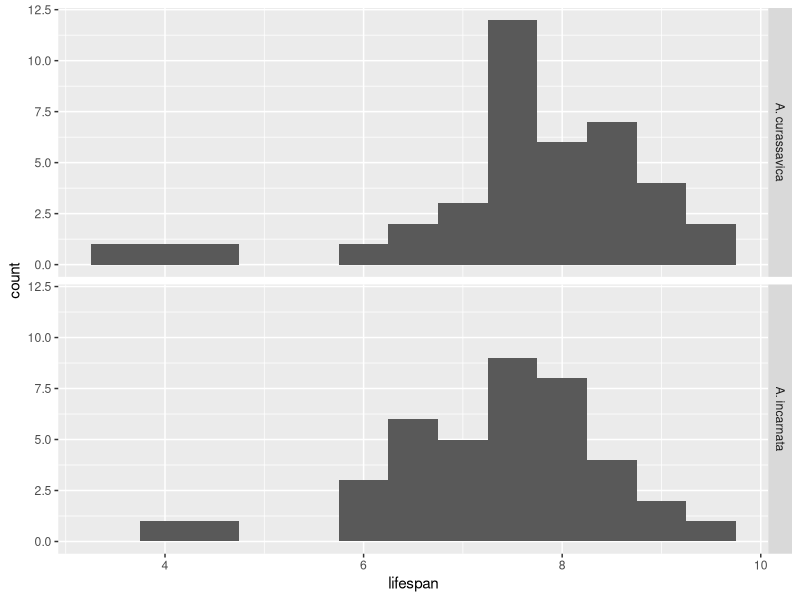
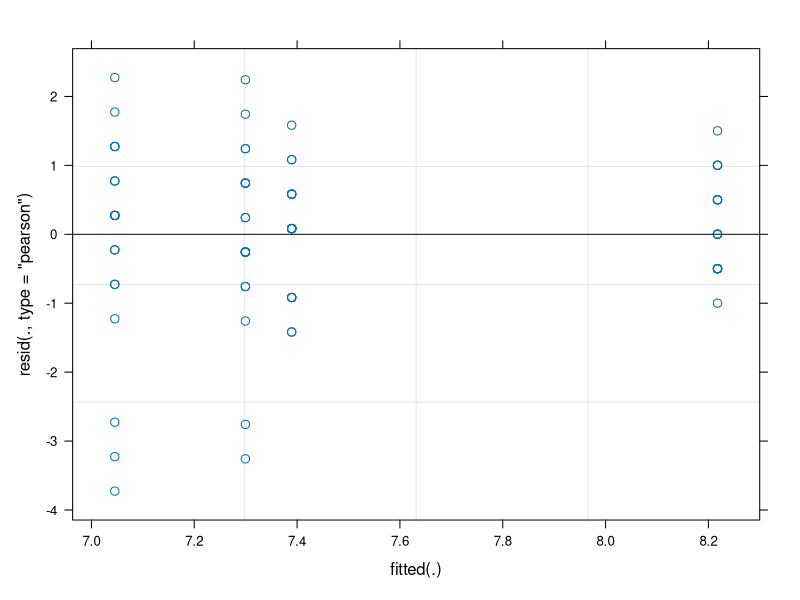
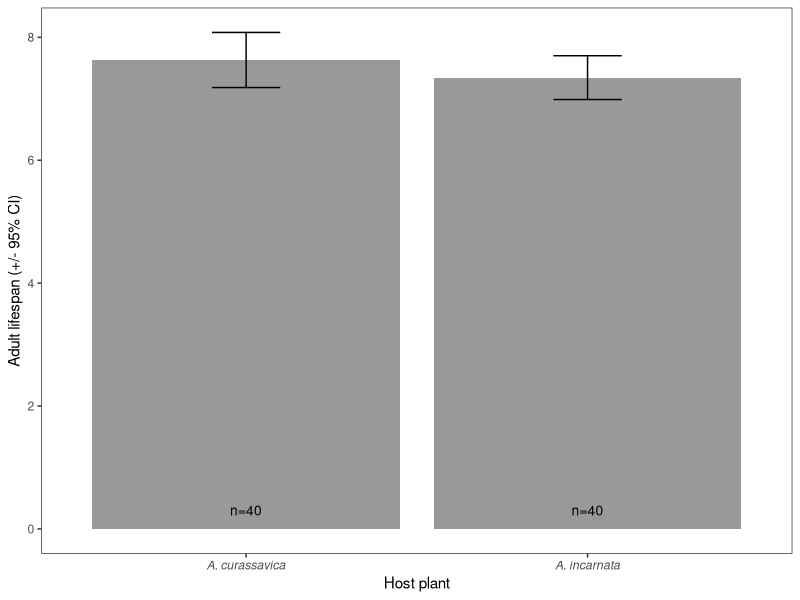

Write the R code that produced these figures, in order. (Note: this script raises an error after producing the figures.)
#### NOTE: This is a small and edited snippet of the analysis conducted for 
# Stenoien et al 2019 (Arthropod-Plant Interactions).
# It's purpose is to demonstrate linear mixed effects modeling and 
# generalized linear mixed effects modeling for the MPCA Tidy Tuesday group. 
# Demo on 2020-07-14.

#load packages
library(ggplot2)
library(lme4)
library(doBy)


#set working directory
setwd("H:/R TidyTues 20200714 mixed effects models pteromalus")

##### ##### ##### ##### ##### ##### ##### ##### ##### ##### 
##### Linear Mixed Effects Model
# Question: does the rearing environment (monarch reared on different plants) 
# of parasitoids affect their adult lifespan?

# lifespan 
lifespan<-read.csv(file="pc_lifespan.csv", header=TRUE)
str(lifespan)

#check response variable. I'd say it looks close enough to normal for this example.
ggplot(lifespan, aes(x=lifespan))+
  geom_histogram(binwidth = 0.5)+
  facet_grid(host.plant~.)


# WRONG MODEL: basic lm doesnt account for shared genetics and environments within broods
summary(lm<-lm(lifespan~host.plant, data=lifespan))

# WRONG MODEL: poisson requires integer response variable
summary(glm<-glm(lifespan~host.plant, data=lifespan, family="poisson"))

#Right(ish) model: mixed effect accounting for host identity
summary(lm_ls<-lmer(lifespan~host.plant + (1|host.ID), data=lifespan))
plot(lm_ls) # not great, but reviewers didn't complain. Perhaps consider dropping short surviving outliers?


#Note: The calculation of P-values for mixed effects models is a highly controversial topic
#Packages exist that will give p-values, but I recommend understanding the arguments on both sides
#before proceeding with p-values. Here is an example of how to get them:

library(lmerTest)
summary(lm_ls)


#########  Generate table of summary stats with confidence intervals:##########
## This function Summarizes data. 
## from: http://www.cookbook-r.com/Manipulating_data/Summarizing_data/
#  more extensions and applications can be found there
## Gives count, mean, standard deviation, standard error of the mean, and confidence 
## interval (default 95%).
##   data: a data frame.
##   measurevar: the name of a column that contains the variable to be summariezed
##   groupvars: a vector containing names of columns that contain grouping variables
##   na.rm: a boolean that indicates whether to ignore NA's
##   conf.interval: the percent range of the confidence interval (default is 95%)
summarySE <- function(data=NULL, measurevar, groupvars=NULL, na.rm=FALSE, conf.interval=.95) {
  library(doBy)
  
  # New version of length which can handle NA's: if na.rm==T, don't count them
  length2 <- function (x, na.rm=FALSE) {
    if (na.rm) sum(!is.na(x))
    else       length(x)
  }
  
  # Collapse the data
  formula <- as.formula(paste(measurevar, paste(groupvars, collapse=" + "), sep=" ~ "))
  datac <- summaryBy(formula, data=data, FUN=c(length2,mean,sd), na.rm=na.rm)
  
  # Rename columns
  names(datac)[ names(datac) == paste(measurevar, ".mean",    sep="") ] <- measurevar
  names(datac)[ names(datac) == paste(measurevar, ".sd",      sep="") ] <- "sd"
  names(datac)[ names(datac) == paste(measurevar, ".length2", sep="") ] <- "N"
  
  datac$se <- datac$sd / sqrt(datac$N)  # Calculate standard error of the mean
  
  # Confidence interval multiplier for standard error
  # Calculate t-statistic for confidence interval: 
  # e.g., if conf.interval is .95, use .975 (above/below), and use df=N-1
  ciMult <- qt(conf.interval/2 + .5, datac$N-1)
  datac$ci <- datac$se * ciMult
  
  return(datac)
}

sum_ls<-summarySE(lifespan, measurevar="lifespan", groupvars=c("host.plant"), na.rm=TRUE)
sum_ls


#set ggplot theme
theme_new <- theme_set(theme_bw())
theme_new <- theme_update(panel.grid.major = element_blank(), panel.grid.minor = element_blank())

# create figure
fig4e<-ggplot(sum_ls, aes(x=host.plant, y=lifespan)) + 
  geom_bar(stat="identity", fill="#999999") +
  geom_errorbar(aes(ymin=lifespan-ci, ymax=lifespan+ci),
                width=.2,                    
                position=position_dodge(.9))+
  ylab("Adult lifespan (+/- 95% CI)")+
  xlab("Host plant")+
  annotate("text", x=1, y=0.3, label= "n=40", size=3.5) + 
  annotate("text", x = 2, y=0.3, label = "n=40", size=3.5)+
  theme(axis.text.x=element_text(face="italic"))

fig4e

#Print file to PDF
#pdf(file = "fig4e.pdf", width= 3, height = 3)
#fig4e #print our plot
#dev.off() #stop making pdfs


##### ##### ##### ##### ##### ##### ##### ##### ##### ##### ##### 
##### Generalized Linear Mixed Effects Model - can handle non-normally distributed response variables
# such as counts (poisson or negative binomial) or binary data.

#Question: Does caterpillar diet influence their liklihood of survival when exposed to a specialist parasitoid?

dat<-read.csv(file="dat.csv", header=T)

#Monarch surv based on host plant when exposed to Pteromalus cassotis
# Is there a defensive function of diet against this specialist parasitoid?
#subset to only include the parasitoid of interest
monsurvpc<-subset(dat, wasp.lineage=="P. cassotis")

#run model
summary(monsurvpc_lm<-glmer(bfly_success ~ host.plant + wasp.age.days + pupa.mass +
                              pupa.age.days + (1|start3), family=binomial(logit), data=monsurvpc))

plot(monsurvpc_lm) # not great, but residual plots are not the best method for assessing model fit for binomials
# https://stats.stackexchange.com/questions/70783/how-to-assess-the-fit-of-a-binomial-glmm-fitted-with-lme4-1-0


###plot glmer results
#color-blind palette
cbbPalette <- c("#000000", "#E69F00", "#56B4E9", "#009E73", "#F0E442", "#0072B2", "#D55E00", "#CC79A7")

#frequency table of outcomes 
fig1<-as.data.frame(ftable(dat$wasp.lineage, dat$host.plant,  dat$host.fate.no8))

ggplot(data=fig1, aes(x=Var2, y=Freq, fill=Var3))+
  geom_bar(position = "fill", stat = 'identity')+
  scale_fill_manual(values=cbbPalette, name="Trial result")+
  xlab("Host plant")+
  ylab("Proportion of trials")+
  facet_grid(.~Var1)+
  theme(axis.text.x=element_text(face="italic"))
